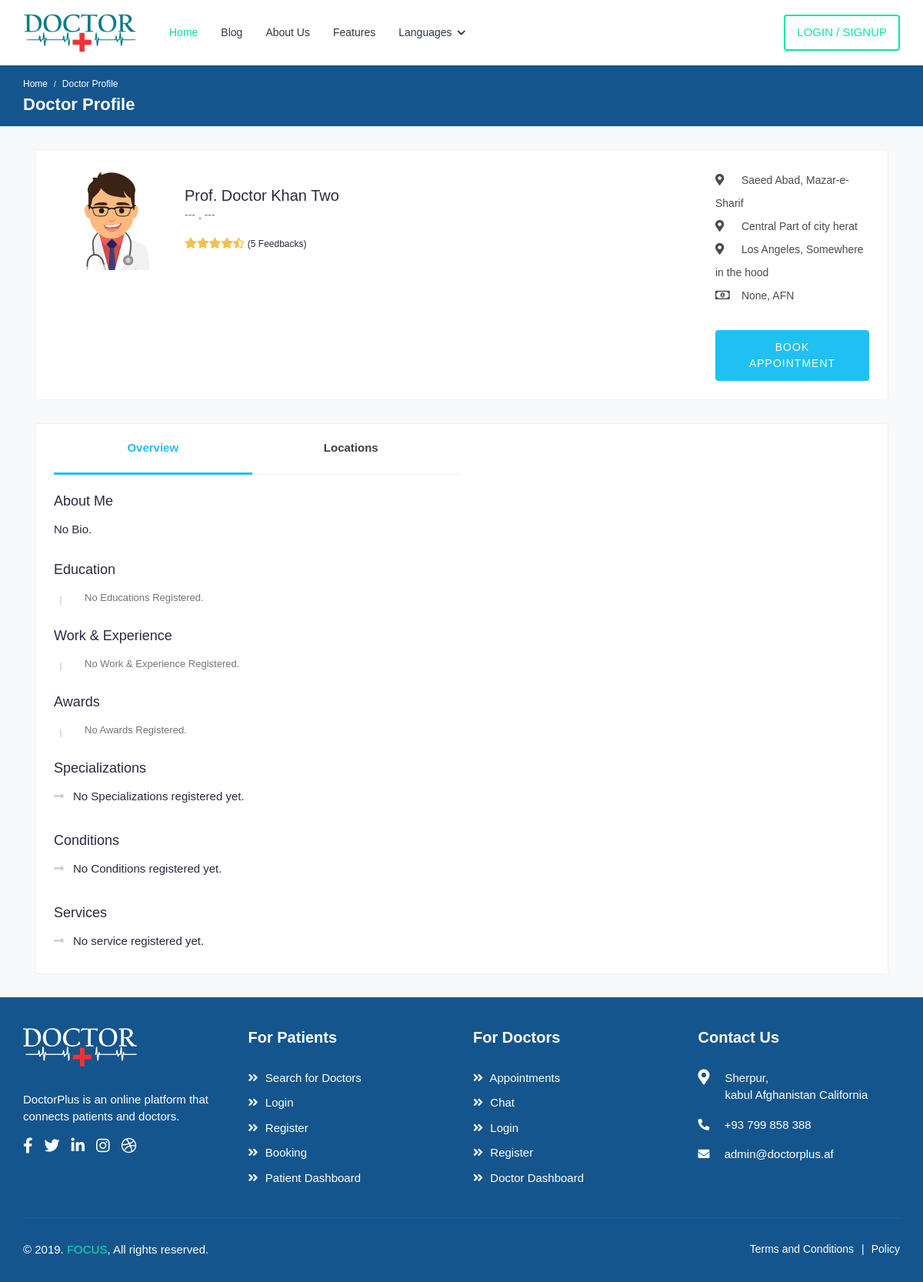
Page /public/doctor/3/ on the committed database.
### user/models.py (models this page shows, shortened)
class Doctor(models.Model):
    class DoctorType(models.TextChoices):
        Volenteer = "Volunteer"
        Onpremise = "Onpremise"
        Onlineconsultant = "Onlinecunsultant"
    user = models.OneToOneField(User, on_delete=models.CASCADE, primary_key=True, related_name="doctor")
    doctor_type = models.CharField(max_length=50, choices=DoctorType.choices, default=DoctorType.Volenteer)
    title = models.ForeignKey(DoctorTitle, on_delete=models.CASCADE, null=True, blank=True)
    speciality = models.ManyToManyField(Speciality, blank=True)
    service = models.ManyToManyField(Service, blank=True)
    condition = models.ManyToManyField(Condition, blank=True)
    doc_license_no = models.CharField(max_length=150, unique=True, null=True, blank=True)
    fee = models.IntegerField(null=True, blank=True)
    is_free_service = models.BooleanField(default=False)
    bio = models.TextField(null=True, blank=True)
    farsi_bio = models.TextField(null=True, blank=True)
    pashto_bio = models.TextField(null=True, blank=True)
    professional_status = models.BooleanField(default=False)
    is_profile_on_progress = models.BooleanField(default=False)
    def __str__(self):
        return f"{self.title} {self.user.full_name}"
    clinicz = lambda self: [x.id for x in self.clinic_set.exclude(created_by__user=self.user)]
    mclinicz = lambda self: [x.id for x in self.clinic_set.filter(created_by__user=self.user)]

class User(AbstractBaseUser):
    GENDER = (("Male", "Male"), ("Female", "Female"), ("Other", "Other"))
    class Types(models.TextChoices):
        Patient = "Patient"
        Doctor = "Doctor"
        Relative = "Relative"
        Admin = "Admin"
        Blogger = "Blogger"
        HealthMinistry = "HealthMinistry"
        AdminPlus = "AdminPlus"
    user_type = models.CharField(max_length=50, choices=Types.choices, default=Types.Patient)
    full_name = models.CharField(max_length=255, blank=True, null=True, validators=[valid.name])
    rtl_full_name = models.CharField(max_length=255, blank=True, null=True)
    phone = models.CharField(max_length=255, unique=True, null=True, blank=True)
    email = models.CharField(max_length=255, blank=True, null=True, unique=True, validators=[valid.email])
    date_of_birth = models.DateField(null=True, blank=True, validators=[valid.dob])
    avatar = models.ImageField(
        upload_to=upload_user_avatar, null=True, blank=True,
        validators=[valid.avatar_size, valid.avatar_type],
    )
    active = models.BooleanField(default=False)
    suspend = models.BooleanField(default=False)
    gender = models.CharField(max_length=15, choices=GENDER, default="Male")
    admin = models.BooleanField(default=False)
    staff = models.BooleanField(default=False)
    timestamp = models.DateTimeField(auto_now=True)
    updated_at = models.DateTimeField(auto_now=True)
    USERNAME_FIELD = "phone"  # username
    REQUIRED_FIELDS = []  # ['full_name'] # it is for python manage.py createsuperuser
    objects = UserManager()
    def get_full_name(self):
        return self.full_name or self.rtl_full_name or self.phone

class DoctorTitle(models.Model):
    title = models.CharField(max_length=120)
    farsi_title = models.CharField(max_length=120)
    pashto_title = models.CharField(max_length=120)
    def __str__(self):
        return self.title or "doctor_title_object"

### doctor/models.py (models this page shows, shortened)
class Clinic(models.Model):
    clinic_name = models.CharField(max_length=255)
    rtl_clinic_name = models.CharField(max_length=255)
    address = models.CharField(max_length=255, null=True, blank=True)
    rtl_address = models.CharField(max_length=255, null=True, blank=True)
    doctor = models.ManyToManyField(Doctor, blank=True)
    city = models.ForeignKey(City, on_delete=models.SET_NULL, null=True)
    district = models.ForeignKey(District, on_delete=models.SET_NULL, null=True)
    latitude = models.CharField(max_length=255, null=True, blank=True)
    longtitude = models.CharField(max_length=255, null=True, blank=True)
    created_by = models.ForeignKey(Doctor, on_delete=models.SET_NULL, related_name="created_by", null=True, blank=True)
    active = models.BooleanField(default=True)
    created_at = models.DateTimeField(auto_now_add=True)
    objects = ClinicManager()
    def __str__(self):
        return self.clinic_name

### home/views.py (the view, shortened to what this page needs)
# urls.py: path("public/doctor/<pk>/", views.DoctorProfileDetailView.as_view(), name="doctor_public_profile"),
class DoctorProfileDetailView(generic.DetailView):
    model = Doctor
    context_object_name = "doctor"  # default is object
    template_name = "home/doctor/home_doctor_public_profile.html"
    def get_context_data(self, **kwargs):
        context = super(DoctorProfileDetailView, self).get_context_data(**kwargs)
        if self.request.user.is_authenticated:
            patient = get_object_or_404(Patient, user__id=self.request.user.id)
            fav = bool(FavoriteDoctor.objects.filter(patient=patient, doctor=self.object))
            data = {"is_your_fav_doc": fav}
            context.update(data)
        return context

### home/templates/home/doctor/home_doctor_public_profile.html (shortened to what this page needs)
{% extends "base.html" %}
{% load mathfilters %}
{% load static %}
{% load doctor_tags %}
{% block breadcrumb %}
<div class="breadcrumb-bar">
  <div class="container-fluid">
    <div class="row align-items-center">
      <div class="col">
        <nav aria-label="breadcrumb" class="page-breadcrumb">
          <ol class="breadcrumb">
            <li class="breadcrumb-item"><a href="{% url 'home:homepage' %}">Home</a></li>
            <li class="breadcrumb-item"><a href="#">Doctor Profile</a></li>
          </ol>
        </nav>
        <h2 class="breadcrumb-title">
          Doctor Profile
        </h2>
      </div>
    </div>
  </div>
</div>
{% endblock breadcrumb %}
{% block content %}
<div class="content">
  <div class="container">
    <div class="card">
      <div class="card-body">
        <div class="doctor-widget">
          <div class="doc-info-left">
            <div class="doctor-img">
              <img src="{% if doctor.user.avatar %}{{ doctor.user.avatar.url }}{% else %}{% if doctor.user.gender == 'Male' %}{% static 'img/male_profile.png' %}{% else %}{% static 'img/female_profile.png' %}{% endif %}{% endif %}" class="img-fluid" alt="User Image">
            </div>
            <div class="doc-info-cont">
              <br>
              <h4 class="doc-name">{{ doctor.title }} {{ doctor.user.get_full_name }}</h4>
              <p class="doc-speciality">
                {% if doctor.speciality.all %}
                {% for sp in doctor.speciality.all %}{{ sp }}{% if forloop.last %}{% else %},&nbsp;{% endif %}{% endfor %}
                {% else %}
                --- , ---
                {% endif %}
              </p>
              {% doctor_rating doctor %}
            </div>
          </div>
          <div class="doc-info-right">
            <div class="clini-infos">
              <ul>
                {% for clin in doctor.clinic_set.all %}
                <li><i class="fas fa-map-marker-alt"></i> {{clin.address}}</li>
                {% endfor %}
                <li><i class="far fa-money-bill-alt"></i> {{ doctor.fee }}, AFN </li>
              </ul>
            </div>
            <div class="clinic-booking">
              <a class="apt-btn" href="{% url 'appointment:public_time_slot' doctor.user.id %}">Book Appointment</a>
            </div>
          </div>
        </div>
      </div>
    </div>
    <div class="card">
      <div class="card-body pt-0">
        <nav class="user-tabs mb-4">
          <ul class="nav nav-tabs nav-tabs-bottom nav-justified col-md-6 col-sm-6">
            <li class="nav-item">
              <a class="nav-link active" href="#doc_overview" data-toggle="tab">Overview</a>
            </li>
            <li class="nav-item">
              <a class="nav-link" href="#doc_locations" data-toggle="tab">Locations</a>
            </li>
          </ul>
        </nav>
        <div class="tab-content pt-0">
          <div role="tabpanel" id="doc_overview" class="tab-pane fade show active">
            <div class="row">
              <div class="col-md-12 col-lg-9">
                <div class="widget about-widget">
                  <h4 class="widget-title">About Me</h4>
                  <p>{{ doctor.bio|default:"No Bio." }}</p>
                </div>
                <div class="widget education-widget">
                  <h4 class="widget-title">Education</h4>
                  <div class="experience-box">
                    <ul class="experience-list">
                      {% for edu in doctor.education_set.all %}
                      <li>
                        <div class="experience-user">
                          <div class="before-circle"></div>
                        </div>
                        <div class="experience-content">
                          <div class="timeline-content">
                            <a href="#/" class="name">{{ edu.school_name }}</a>
                            <div>{{ edu.degree }}</div>
                            <span class="time">{{ edu.start_date }} to {{ edu.end_date|default:"Now" }}</span>
                          </div>
                        </div>
                      </li>
                      {% empty %}
                      <li>
                        <div class="experience-content">
                            <span class="time">No Educations Registered.</span>
                        </div>
                      </li>
                      {% endfor %}
                    </ul>
                  </div>
                </div>
                <div class="widget experience-widget">
                  <h4 class="widget-title">Work & Experience</h4>
                  <div class="experience-box">
                    <ul class="experience-list">
                      {% for work in doctor.experience_set.all %}
                      <li>
                        <div class="experience-user">
                          <div class="before-circle"></div>
                        </div>
                        <div class="experience-content">
                          <div class="timeline-content">
                            <a href="#/" class="name">{{ work.hospital_name }}</a>
                            <span class="time">{{ work.designation }}</span>
                            <span class="time">{{ work.start_date }} to {{ work.end_date|default:"Now" }} ({{ work.start_date|timesince:work.end_date }})</span>
                          </div>
                        </div>
                      </li>
                      {% empty %}
                      <li>
                        <div class="experience-content">
                            <span class="time">No Work & Experience Registered.</span>
                        </div>
                      </li>
                      {% endfor %}
                    </ul>
                  </div>
                </div>
                <div class="widget awards-widget">
                  <h4 class="widget-title">Awards</h4>
                  <div class="experience-box">
                    <ul class="experience-list">
                      {% for awr in doctor.award_set.all %}
                      <li>
                        <div class="experience-user">
                          <div class="before-circle"></div>
                        </div>
                        <div class="experience-content">
                          <div class="timeline-content">
                            <p class="exp-year">{{ awr.award_year|date:"M Y" }}</p>
                            <h4 class="exp-title">{{ awr.award_name }}</h4>
                            <p>{{ awr.award_description|default:"No description." }}</p>
                          </div>
                        </div>
                      </li>
                      {% empty %}
                      <li>
                        <div class="experience-content">
                            <span class="time">No Awards Registered.</span>
                        </div>
                      </li>
                      {% endfor %}
                    </ul>
                  </div>
                </div>
                <div class="service-list">
                  <h4>Specializations</h4>
                  <ul class="clearfix">
                    {% for sp in doctor.speciality.all %}
                    <li>{{ sp }}</li>
                    {% empty %}
                    <li>No Specializations registered yet.</li>
                    {% endfor %}
                  </ul>
                </div>
                <div class="service-list">
                  <h4>Conditions</h4>
                  <ul class="clearfix">
                    {% for condition in doctor.speciality.all %}
                    <li>{{ condition }}</li>
                    {% empty %}
                    <li>No Conditions registered yet.</li>
                    {% endfor %}
                  </ul>
                </div>
                <div class="service-list">
                  <h4>Services</h4>
                  <ul class="clearfix">
                    {% for service in doctor.service.all %}
                    <li>{{ service }}</li>
                    {% empty %}
                    <li>No service registered yet.</li>
                    {% endfor %}
                  </ul>
                </div>
              </div>
            </div>
          </div>
        </div>
      </div>
    </div>
  </div>
</div>
{% endblock content %}

### rows in the picture
Doctor: user_id.avatar (placeholder picture), title "Prof.", user.get_full_name "Doctor Khan Two", fee "None", bio "No Bio."
Clinic: address "Saeed Abad, Mazar-e-Sharif"
Clinic: address "Central Part of city herat"
Clinic: address "Los Angeles, Somewhere in the hood"
